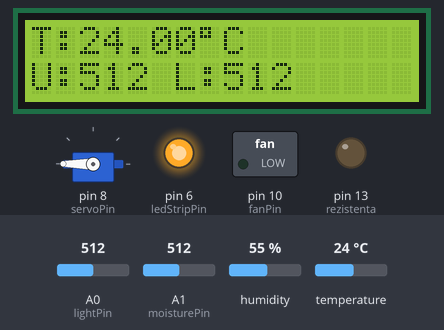
A sketch run on a simulated Arduino Uno, built with avr-gcc and run on an emulated ATmega328P. Parts: 16×2 character LCD, servo, switched loads named in the sketch (green lamp = pin HIGH), output pins drawn as LEDs (lit = HIGH). The inputs (shaded band) are chosen by the test bench; at power-on: temperature 24 °C, A1 (moisturePin) = 512, A0 (lightPin) = 512, humidity 55 %.

Above: at 2.2 s.
2.3 s: temperature set to 21 °C
At 3.8 s:
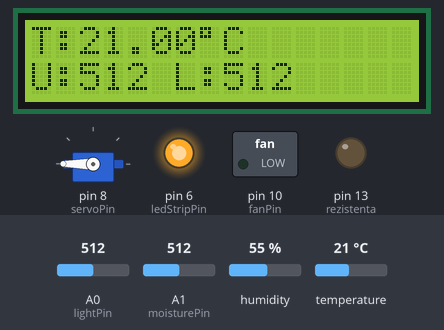
4.6 s: temperature set to 18 °C
At 6.3 s:
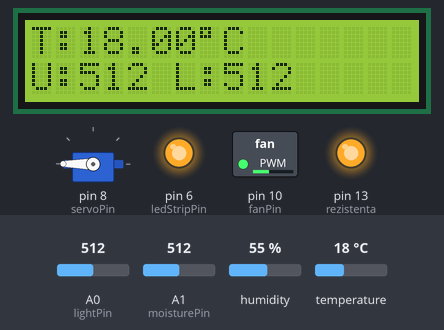
6.6 s: A1 (moisturePin) set to 593
At 7.9 s:
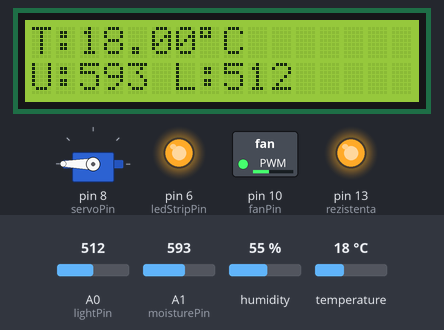
8.6 s: A1 (moisturePin) set to 609
At 10.6 s:
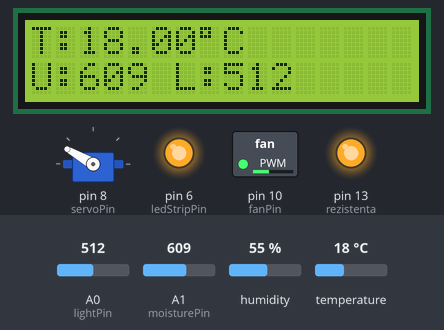
14.6 s: A0 (lightPin) set to 313
At 16.1 s:
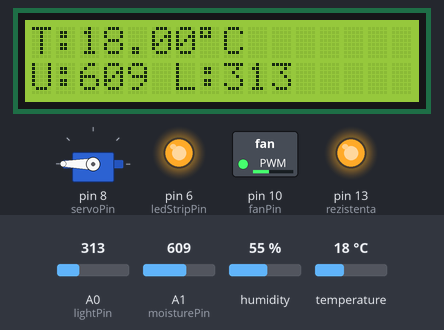
16.8 s: A0 (lightPin) set to 293
At 17.6 s:
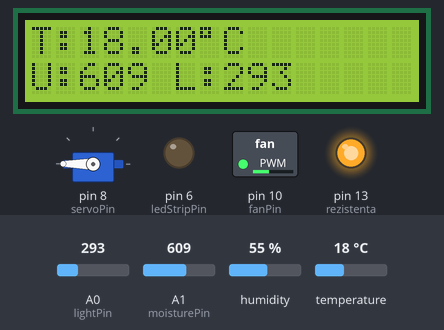
Timing chart, 0 to 19.8 s (numbered marks = the images above; inputs shaded):
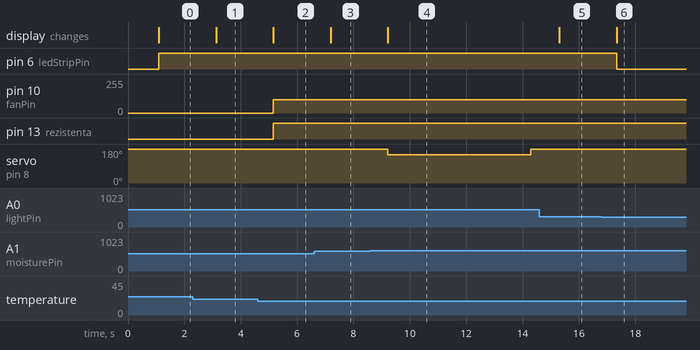

Measured:
- the behaviour switches between 20 and 19 °C on temperature (found by bisection; images 1 and 2)
- the behaviour switches between 600 and 601 on A1 (moisturePin) (found by bisection; images 3 and 4)
- the behaviour switches between 301 and 300 on A0 (lightPin) (found by bisection; images 5 and 6)
- after the input at 2.3 s, the display: changes after 0.82 s (image 1)
- after the input at 4.6 s, pin 10 (fanPin): 0/255 → 100/255 after 0.55 s; pin 13 (rezistenta): LOW → HIGH after 0.55 s; the display: changes after 0.56 s (image 2)
- after the input at 6.6 s, the display: changes after 0.59 s (image 3)
- after the input at 8.6 s, servo on pin 8 (servoPin): 180° → 150° after 0.62 s, → 180° 5.1 s later; the display: changes after 0.62 s (image 4)
- after the input at 14.6 s, the display: changes after 0.71 s (image 5)
- after the input at 16.8 s, pin 6 (ledStripPin): HIGH → LOW after 0.54 s; the display: changes after 0.54 s (image 6)

The sketch:

main.ino
```cpp
#include <LiquidCrystal.h>
#include <Servo.h>
#include <DHT.h>

#define DHTPIN 7
#define DHTTYPE DHT11
DHT dht(DHTPIN, DHTTYPE);

LiquidCrystal lcd(12, 11, 5, 4, 3, 2);

const int lightPin = A0;
const int moisturePin = A1;

const int ledStripPin = 6;
const int servoPin = 8;
const int fanPin = 10;
const int rezistenta = 13;

const int pragUscat = 600;
const int pragLumina = 300;
const unsigned long durataDeschidere = 5000;
const unsigned long durataFanFaraTemp = 5000;
const unsigned long pauzaRobinet = 900000;

Servo robinet;

bool robinetDeschis = false;
bool robinetInPauza = false;
bool fanOn = false;
bool fanOnRobinet = false;
unsigned long momentDeschidere = 0;
unsigned long momentInchidere = 0;

void setup() {
  lcd.begin(16, 2);
  robinet.attach(servoPin);
  robinet.write(180);  // Închis

  pinMode(fanPin, OUTPUT);
  analogWrite(fanPin, 0);

  pinMode(ledStripPin, OUTPUT);
  digitalWrite(ledStripPin, LOW);

  pinMode(rezistenta, OUTPUT);
  digitalWrite(rezistenta, LOW);

  dht.begin();

  lcd.print("Init. sistem...");
  delay(1000);
  lcd.clear();
}

void loop() {
  unsigned long acum = millis();

  int umiditate = analogRead(moisturePin);
  int lumina = analogRead(lightPin);
  float temperatura = dht.readTemperature();

  // Lumina - control LED strip
  if (lumina > pragLumina) {
    digitalWrite(ledStripPin, HIGH); // aprinde
  } else {
    digitalWrite(ledStripPin, LOW);  // stinge
  }

  // Temperatura - control fan
  if (temperatura > 30 && fanOnRobinet == false)
  {
    analogWrite(fanPin, 255);

    fanOn = true;
  }
  else if (temperatura > 25) {
    analogWrite(fanPin, 180);  // pornește ventilator
    fanOn = true;

  } else if (temperatura < 20) {
    analogWrite(fanPin, 100);
    digitalWrite(rezistenta, HIGH);
  }
  else {
    analogWrite(fanPin, 0);    // oprește ventilator
    fanOn = false;
    digitalWrite(rezistenta, LOW);

  }

  // Umiditate - control robinet
  // umiditate mare, mai uscat
  if (umiditate > pragUscat && !robinetDeschis && !robinetInPauza) {
    robinet.write(150); // Deschide robinetul
    robinetDeschis = true;
    momentDeschidere = acum;
    if (fanOn == true)
    {
      analogWrite(fanPin, 0); // Fan oprit
      fanOnRobinet = true;
    }

  }

  if (robinetDeschis && acum - momentDeschidere >= durataDeschidere) {
    robinet.write(180); // Închide robinetul
    robinetDeschis = false;
    robinetInPauza = true;
    momentInchidere = acum;
    if (fanOn == true)
    {
      fanOnRobinet = false;
    }

  }

  if (robinetInPauza && acum - momentInchidere >= pauzaRobinet) {
    robinetInPauza = false;
  }

  // LCD - afișare
  lcd.setCursor(0, 0);
  lcd.print("T:");
  lcd.print(temperatura);
  lcd.print((char)223); // simbol grade
  lcd.print("C");

  lcd.setCursor(0, 1);
  lcd.print("U:");
  lcd.print(umiditate);
  lcd.print(" L:");
  lcd.print(lumina);

  delay(1000);
}
```
